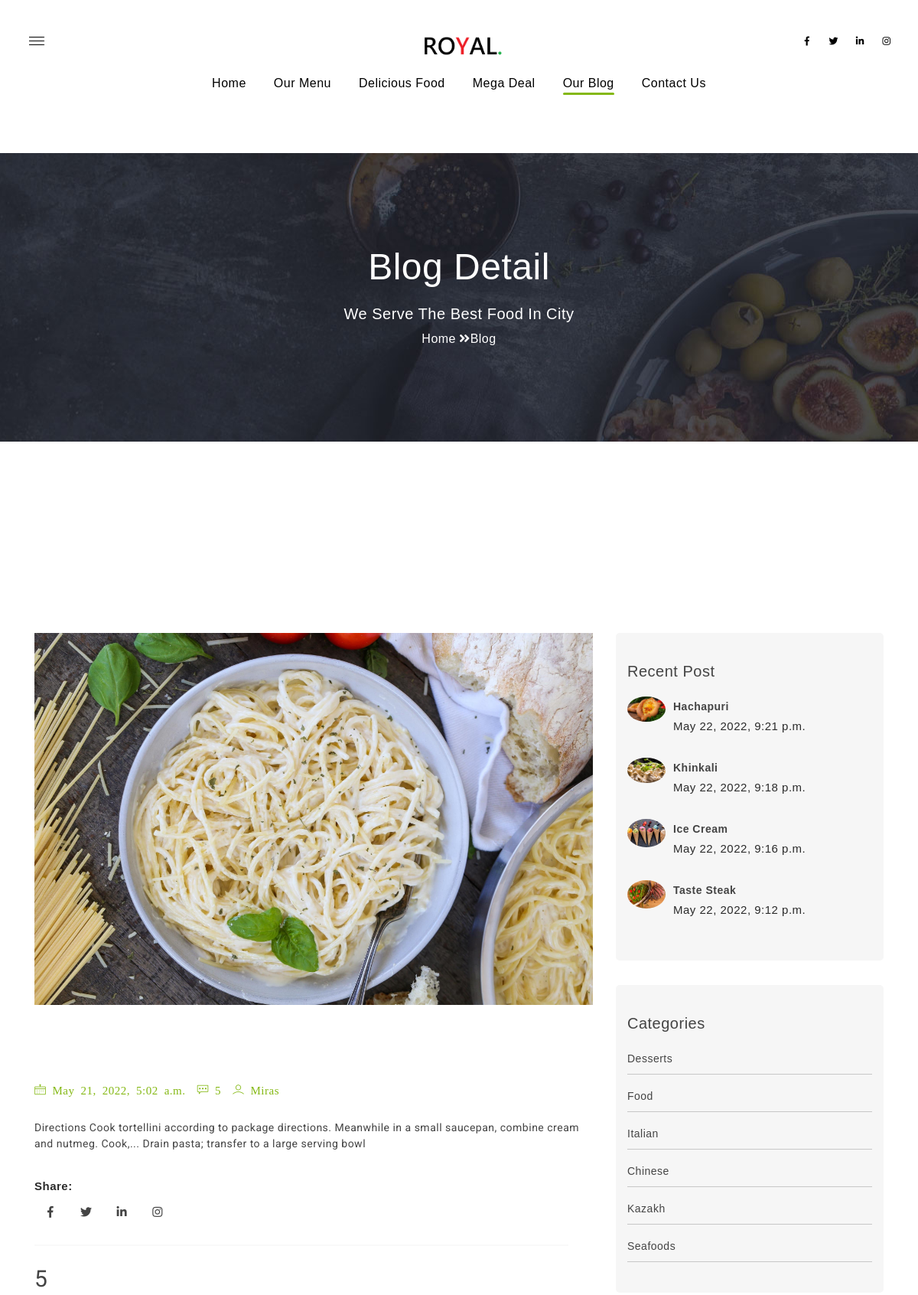
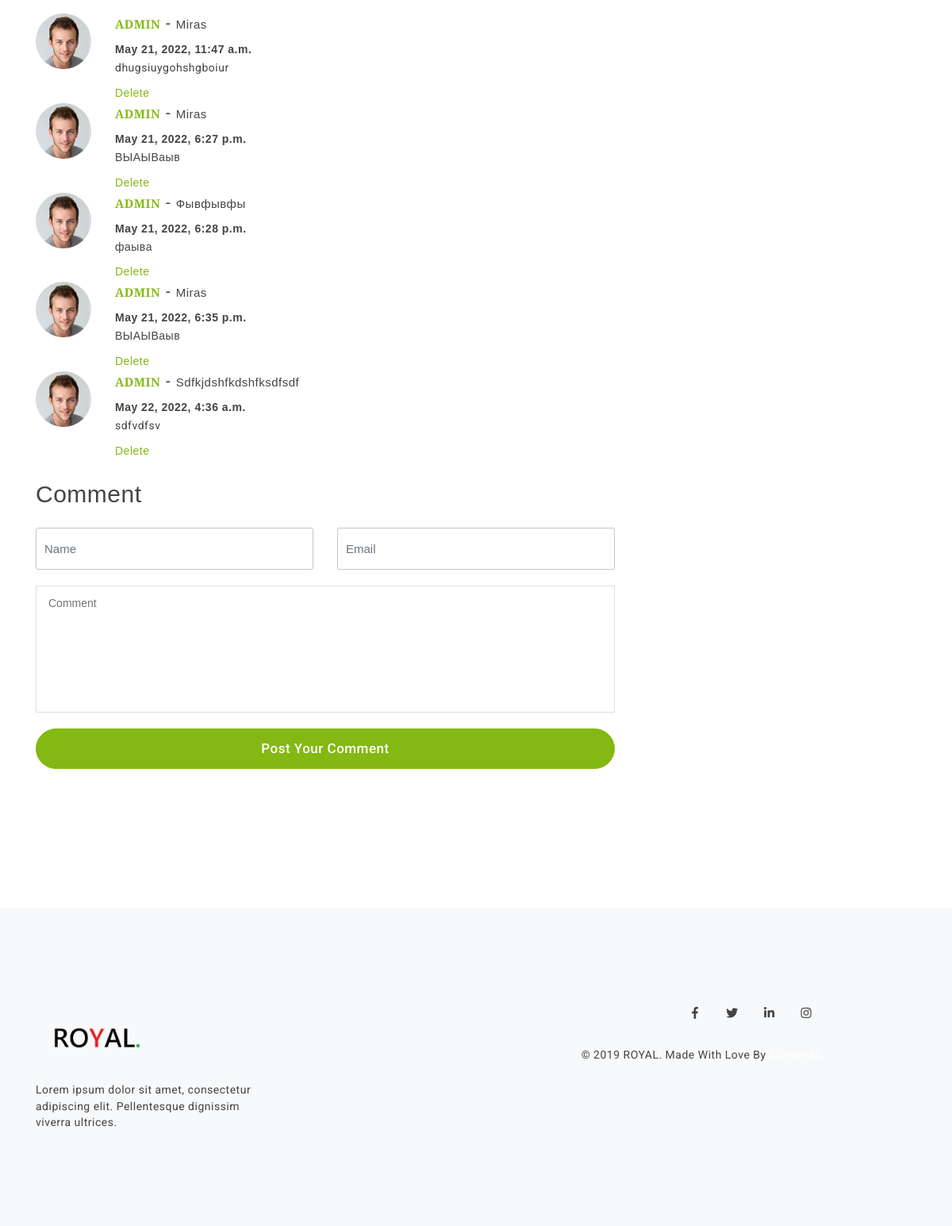
Page /post-1/ on the committed database (2 pictures, top to bottom).
### booking/models.py (models this page shows, shortened)
class Posts(models.Model):
    photo = models.ImageField(upload_to='photos/%Y/%m/%d/', blank=True)
    title=models.CharField(default=None, max_length=64,)
    slug=models.SlugField(max_length=200, unique=True)
    author=models.ForeignKey(User,on_delete=models.CASCADE, related_name='blog_posts')
    created_on=models.DateTimeField(auto_now_add=True)
    content=models.TextField()
    class Meta:
        ordering=['-created_on']

class Comment(models.Model):
    created_by = models.ForeignKey(User, on_delete=models.CASCADE, related_name='comment', null=True)
    post=models.ForeignKey(Posts, related_name='comments', on_delete=models.CASCADE, null=True)
    name = models.CharField(max_length=255, default=None)
    content = models.TextField(default=None)
    email=models.EmailField(max_length=255, default=None)
    date_added = models.DateTimeField(auto_now_add=True)
    class Meta:
        ordering=['date_added']

class Category(models.Model):
    category_id = models.IntegerField()
    title = models.CharField(max_length=150, db_index=True, verbose_name='Наименование категории')

### booking/views.py (the view, shortened to what this page needs)
# urls.py: path('<slug:slug>/', blog_detail, name='post_detail'),
def blog_detail(request, slug):
    posts = Posts.objects.all()
    categ = Category.objects.all().annotate(total_categ=Count('title'))
    created_by = request.user
    post=Posts.objects.get(slug=slug)
    c = Comment.objects.filter(post=post).count()
    dict = {'post': post, 'c': c,'posts':posts, 'categ':categ}
    form=None
    return render(request, 'booking/blog-detail.html',dict)

### booking/templates/booking/blog-detail.html (shortened to what this page needs)
﻿<!DOCTYPE html>
{%load static%}
<html lang="en">
<head>
     <link rel="stylesheet" href="{% static 'booking\css\bundle.min.css' %}">
     <link rel="stylesheet" href="{% static 'booking\css\revolution-settings.min.css' %}">
    <link rel="stylesheet" href="{% static 'booking\css\jquery.fancybox.min.css' %}">
    <link rel="stylesheet" href="{% static 'booking\css\owl.carousel.min.css' %}">
    <link rel="stylesheet" href="{% static 'booking\css\swiper.min.css' %}">
    <link rel="stylesheet" href="{% static 'booking\css\cubeportfolio.min.css' %}">
    <link rel="stylesheet" href="{% static 'booking\css\LineIcons.min.css' %}">
    <link rel="stylesheet" href="{% static 'booking\css\jquery-ui.bundle.css' %}">
      <link rel="stylesheet" href="{% static 'booking\css\select2.min.css' %}">
   <link rel="stylesheet" href="{% static 'booking\css\style.css' %}">
</head>
<body data-spy="scroll" data-target=".navbar" data-offset="90" class="position-relative">
<div class="wrapper">
    <header class="header-with-topbar style-two">
        <div class="top-header-area d-none d-lg-inline-block transparent-bg center-logo">
            <div class="container">
                <div class="row">
                    <a href="#home" class="logo link" title="logo">
                        <img src= "{% static 'booking\img\lo.png' %}" alt="logo" title="Logo" class="logo-default">
                    </a>
                </div>
            </div>
        </div>
        <nav class="navbar navbar-top-default navbar-expand-lg full-nav center-logo nav-line">
            <div class="container">
                <div class="collapse navbar-collapse d-none d-lg-block">
                    <ul class="nav navbar-nav">
                        <li class="nav-item">
                            <a class="nav-link link" href="{% url 'home' %}">Home</a>
                        </li>
                        <li class="nav-item">
                            <a class="nav-link link" href="{% url 'home' %}">Our Menu</a>
                        </li>
                        <li class="nav-item">
                            <a class="nav-link link" href="{% url 'home' %}">Delicious Food</a>
                        </li>
                    </ul>
                    <ul class="nav navbar-nav">
                        <li class="nav-item">
                            <a class="nav-link link" href="{% url 'home' %}">Mega Deal</a>
                        </li>
                        <li class="nav-item">
                            <a class="nav-link link active" href="{% url 'blog' %}">Our Blog</a>
                        </li>
                        <li class="nav-item">
                            <a class="nav-link link" href="{% url 'home' %}">Contact Us</a>
                        </li>
                    </ul>
                </div>
                <div class="social_icons d-none d-md-block">
                    <ul>
                        <li><a href="#." class="facebook-bg-hvr"><i class="fab fa-facebook-f" aria-hidden="true"></i></a> </li>
                        <li><a href="#." class="twitter-bg-hvr"><i class="fab fa-twitter" aria-hidden="true"></i></a> </li>
                        <li><a href="#." class="linkedin-bg-hvr"><i class="fab fa-linkedin-in" aria-hidden="true"></i></a> </li>
                        <li><a href="#." class="instagram-bg-hvr"><i class="fab fa-instagram" aria-hidden="true"></i></a> </li>
                    </ul>
                </div>
                <div class="side-nav-btn" id="sidemenu_toggle">
                    <span></span>
                    <span></span>
                    <span></span>
                </div>
            </div>
        </nav>
    </header>
    <section class="blog-header">
        <div class="container">
            <div class="row">
                <div class="col-lg-12">
                    <h2 class="text-capitalize mb-20 text-center text-white">Blog <span class="text-white">Detail</span></h2>
                    <h5 class="text-white text-center">We Serve The Best Food In City</h5>
                    <div class="page_nav">
                        <a href="blog.html" class="text-white blog-15">Home</a> <span class="text-white blog-15"><i class="fa fa-angle-double-right text-white"></i>Blog</span>
                    </div>
                </div>
            </div>
        </div>
    </section>
    <section class="our-client">
        <div class="container">
            <div class="row heading-space">
            </div>
            <div class="row">
                <div class="col-12 col-lg-8">
                    <article class="blog_item heading_space item_padding">
                        <div class="image-blog pb-20">
                            <img src="{{post.photo.url}}" alt="blog">
                        </div>
                        <div class="reser-blog">
                        <h3 class="grey my-3"> <span class="text-gradient">{{post.title}}</span> </h3>
                        </div>
                        <div class="comment-text py-2">
                            <ul class="comment mb-20">
                                <li><a class="#."><i class="lni-calendar"> {{post.created_on}}</i></a></li>
                                <li><a class="#."><i class="lni-comment"> {{c}}</i></a></li>
                                <li><a class="#."><i class="lni-user"> {{post.author}}</i></a></li>
                            </ul>
                        </div>
                        <p class="para-color-2 align-left text-11 mb-20">{{post.content}}</p>
                    </article>
                    <div class="post-shareit share-center text-11">
                        <strong class="d-inline-block align-middle mb-2">Share:</strong>
                        <div class="contact-social-icon pb-10">
                            <ul class="social-icons mb-0">
                                <li><a href="#." class="facebook-bg-hvr"><i class="fab fa-facebook-f" aria-hidden="true"></i></a> </li>
                                <li><a href="#." class="twitter-bg-hvr"><i class="fab fa-twitter" aria-hidden="true"></i></a> </li>
                                <li><a href="#." class="linkedin-bg-hvr"><i class="fab fa-linkedin-in" aria-hidden="true"></i></a> </li>
                                <li><a href="#." class="instagram-bg-hvr"><i class="fab fa-instagram" aria-hidden="true"></i></a> </li>
                            </ul>
                        </div>
                    </div>
                    <div class="hr-line2 mb-20"></div>
                    <article>
                        <div class="reser-blog">
                        <h3 class="text-capitalize mb-20 Roboto">{{c}} <span class="text-gradient">Comments</span></h3>
                        </div>
                        {%for comment in post.comments.all %}
                        <div class="profile_border">
                            <div class="profile top20 bottom20">
                                <div class="p_pic"><img src="{% static 'booking\img\testimonial-1.png' %}" alt="instructure"></div>
                                <div class="profile_text">
                                    <h5><strong class="text-uppercase green blog-pic">{{comment.created_by}}</strong> - <span class="text-center text-capitalize blog-pic"> {{comment.name}}</span></h5>
                                    <ul class="comment">
                                        <li><a class="a-recent" href="#.">{{comment.date_added}}</a></li>
                                    </ul>
                                    <p class="para-color para-align mb-2">{{comment.content}}</p>
                                    <a class="readmore para-color text-capitalize green" href="{% url 'comment' comment.id %}" onclick="return confirm('Are you sure?')">Delete</a>
                                </div>
                            </div>
                        </div>
{%endfor%}
                        <h3 class="my-4 center-leave">Comment</h3>
                       <form class="findus wow fadeInUp" data-wow-delay="400ms" method="POST" action="{% url 'add_comment' post.slug %}" >
                            <div class="row">
                                <div class="col-md-6">
                                    <div class="form-group mb-20">
                                        <input type="text" class="form-control para-color" placeholder="Name" name="Name" required="" >
                                    </div>
                                </div>
                                <div class="col-md-6">
                                    <div class="form-group">
                                        <input type="email" class="form-control para-color" placeholder="Email" name="Email" required="">
                                    </div>
                                </div>
                                <div class="col-md-12">
                                    <textarea placeholder="Comment" name="Comment"></textarea>
                                    <div class="text-1 text-11 margin-sm">
                                        <button type="submit" class="btn btn-green btn-large rev-slider btn-rounded w-100">post your comment</button>
                                    </div>
                                </div>
                            </div>
                        </form>
                    </article>
                </div>
                <div class="col-12 col-lg-4">
                    <div class="text-left">
                        <aside class="sidebar padding-bottom">
                            <div class="widget heading_space">
                                <h4 class="text-capitalize darkcolor bottom20 align-left text-11">Recent Post</h4>
                                 {%for i in posts|slice:"0:4"%}
                                <div class="single_post d-flex align-items-center bottom15 justify-content-center justify-content-lg-start align-items-lg-start">
                                    <a href="#." class="post"><img src="{{i.photo.url}}" alt="post image"></a>
                                    <div class="text-1">
                                        <a class="a-recent text-capitalize" href="#.">{{i.title}}</a>
                                        <span class="para-color">{{i.created_on}}</span>
                                    </div>
                                </div>
{%endfor%}
                            </div>
                            <div class="widget heading_space margin0">
                                <h4 class="darkcolor bottom20 align-left text-11">Categories</h4>
                                {%for cat in categ%}
                                <ul class="webcats pb-10">
                                    <li><a class="a-recent" href="#.">{{cat.title}}</a></li>
                                </ul>
                                {%endfor%}
                            </div>
                        </aside>
                    </div>
                </div>
            </div>
        </div>
    </section>
    <footer class="footer-sec bg-light">
        <div class="container">
            <div class="row">
                <div class="col-md-6">
                    <div class="footer-logo">
                        <div class="logo-max">
                            <a href="#home" class="logo link" title="logo">
                                <img src="{% static 'booking\img\lo.png' %}" alt="logo" title="Logo" class="logo-default">
                            </a>
                        </div>
                        <p class="footer-width pt-20">Lorem ipsum dolor sit amet, consectetur adipiscing elit. Pellentesque dignissim viverra ultrices.</p>
                    </div>
                </div>
                <div class="col-md-6 col-sm-12 justify-content-center d-flex">
                    <div class="footer-para">
                        <div class="contact-social-icon pb-10">
                            <ul class="social-icons mb-0">
                                <li><a href="#." class="facebook-bg-hvr"><i class="fab fa-facebook-f" aria-hidden="true"></i></a> </li>
                                <li><a href="#." class="twitter-bg-hvr"><i class="fab fa-twitter" aria-hidden="true"></i></a> </li>
                                <li><a href="#." class="linkedin-bg-hvr"><i class="fab fa-linkedin-in" aria-hidden="true"></i></a> </li>
                                <li><a href="#." class="instagram-bg-hvr"><i class="fab fa-instagram" aria-hidden="true"></i></a> </li>
                            </ul>
                        </div>
                        <p class="copyright-para">© 2019 ROYAL. Made With Love By <a href="javascript:void(0);" class="grey"> SURVIVAL</a></p>
                    </div>
                </div>
            </div>
        </div>
    </footer>
</div>
</body>
</html>

### rows in the picture
Posts: photo (picture), created_on "May 21, 2022, 5:02 a.m.", author "Miras", content "Directions Cook tortellini according to package directions. Meanwhile in a small saucepan, combine cream and nutmeg. Cook,... Drain pasta; transfer to a large serving bowl"
Comment: created_by "ADMIN", name "Miras", date_added "May 21, 2022, 11:47 a.m.", content "dhugsiuygohshgboiur"
Comment: created_by "ADMIN", name "Miras", date_added "May 21, 2022, 6:27 p.m.", content "ВЫАЫВаыв"
Comment: created_by "ADMIN", name "Фывфывфы", date_added "May 21, 2022, 6:28 p.m.", content "фаыва"
Comment: created_by "ADMIN", name "Miras", date_added "May 21, 2022, 6:35 p.m.", content "ВЫАЫВаыв"
Comment: created_by "ADMIN", name "Sdfkjdshfkdshfksdfsdf", date_added "May 22, 2022, 4:36 a.m.", content "sdfvdfsv"
Posts: photo (picture), title "Hachapuri", created_on "May 22, 2022, 9:21 p.m."
Posts: photo (picture), title "Khinkali", created_on "May 22, 2022, 9:18 p.m."
Posts: photo (picture), title "Ice Cream", created_on "May 22, 2022, 9:16 p.m."
Posts: photo (picture), title "Taste Steak", created_on "May 22, 2022, 9:12 p.m."
Category: title "Desserts"
Category: title "Food"
Category: title "Italian"
Category: title "Chinese"
Category: title "Kazakh"
Category: title "Seafoods"

### other values in the picture
{{ c }} "5"
